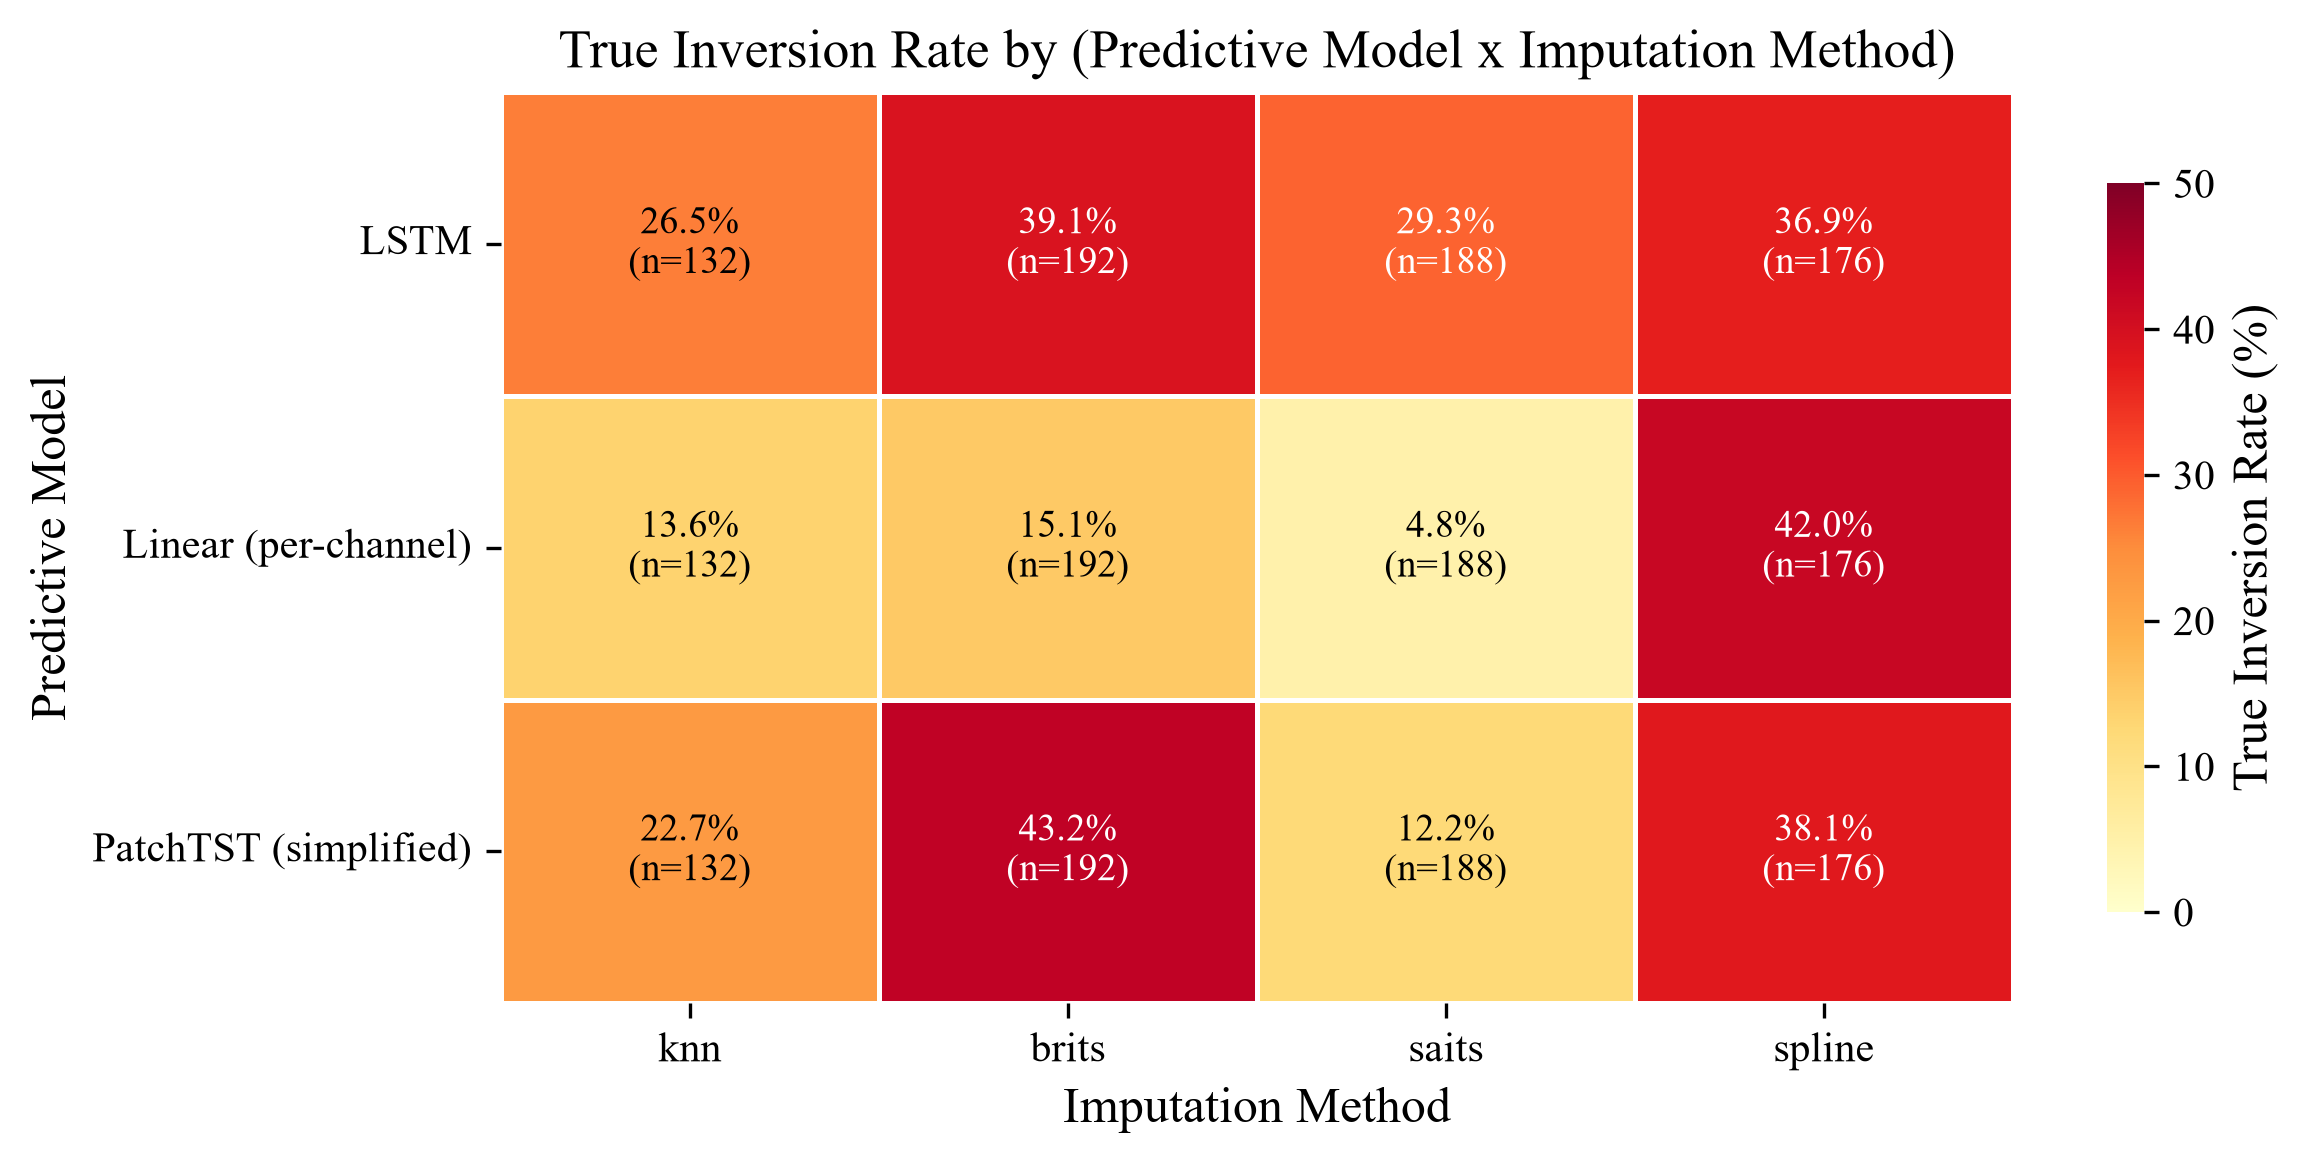

This figure's Python source:
# -*- coding: utf-8 -*-
"""
新图4：预测模型 × 插补方法 3×4 倒挂率热力图（替代原按缺失机制的箱线图）
- 审稿意见 5.4：正文 4.5 节称"倒挂集中于特定组合"，但表 3 只有各自边缘分布，
  缺少「预测模型 × 插补方法」交互图 → 本图直接展示每个组合的真倒挂率
  (τ<0 & ΔIE<0 & ΔFE>0 占该组合有效 τ 样本的比例)
- 数据源 results/seed42/tau_results.csv（有效 τ = 2064）
- 输出 PDF（矢量）+ PNG 到 photo/
"""

import matplotlib.pyplot as plt
import seaborn as sns
import pandas as pd
import numpy as np
from pathlib import Path

plt.rcParams.update(
    {
        "font.family": "Times New Roman",
        "font.size": 11,
        "axes.labelsize": 12,
        "axes.titlesize": 13,
        "legend.fontsize": 10,
        "xtick.labelsize": 10,
        "ytick.labelsize": 10,
        "figure.dpi": 300,
    }
)

BASE_DIR = Path(__file__).resolve().parent
REPO_ROOT = BASE_DIR.parent
ROOT = REPO_ROOT / "results"
OUT = BASE_DIR
OUT.mkdir(parents=True, exist_ok=True)

tau_df = pd.read_csv(ROOT / "seed42" / "tau_results.csv")
valid = tau_df.dropna(subset=["tau"]).copy()
valid["is_true_inv"] = (
    (valid["tau"] < 0) & (valid["delta_ie"] < 0) & (valid["delta_fe"] > 0)
)

# 行：预测模型（LSTM 靠上，对应正文关注）；列：插补方法（Mean 是 τ 的锚点基线，不在列中）
model_order = ["LSTM", "DLinear", "PatchTST"]
display_names = {
    "LSTM": "LSTM",
    "DLinear": "Linear (per-channel)",
    "PatchTST": "PatchTST (simplified)",
}
impute_order = ["knn", "brits", "saits", "spline"]

rate = valid.groupby(["model", "impute_method"])["is_true_inv"].mean().mul(100)
n_cell = valid.groupby(["model", "impute_method"])["is_true_inv"].count()

rate_mat = np.array([[rate.loc[m, im] for im in impute_order] for m in model_order])
n_mat = np.array([[n_cell.loc[m, im] for im in impute_order] for m in model_order])
overall = valid["is_true_inv"].mean() * 100

# vmax 动态跟随实际数据（向上取整到 10 的倍数，且不低于 50），避免最高的几个
# 组合因为顶到写死的色阶上限而被 clip 成同一种颜色、失去彼此的区分度——
# 而这几个组合恰恰是本图和图注想强调的"倒挂集中"的重点。
vmax = max(50, int(np.ceil(rate_mat.max() / 10.0)) * 10)

fig, ax = plt.subplots(figsize=(9, 4.6))
fig.subplots_adjust(left=0.20, right=0.90, top=0.88, bottom=0.22)

sns.heatmap(
    rate_mat,
    ax=ax,
    annot=False,
    cmap="YlOrRd",
    vmin=0,
    vmax=vmax,
    linewidths=0.8,
    linecolor="white",
    cbar_kws={"label": "True Inversion Rate (%)", "shrink": 0.8},
)

# 单元格内标注：倒挂率 + 样本数
# 文字黑/白按该单元格实际颜色的亮度自动判断对比度，而不是写死一个百分比
# 阈值——这样阈值不会因为上面 vmax 变化而错位。
cmap = plt.get_cmap("YlOrRd")
norm = plt.Normalize(vmin=0, vmax=vmax)
for i in range(len(model_order)):
    for j in range(len(impute_order)):
        r, g, b, _ = cmap(norm(rate_mat[i, j]))
        luminance = 0.299 * r + 0.587 * g + 0.114 * b
        ax.text(
            j + 0.5,
            i + 0.5,
            f"{rate_mat[i, j]:.1f}%\n(n={n_mat[i, j]})",
            ha="center",
            va="center",
            fontsize=9,
            color="black" if luminance > 0.6 else "white",
        )

ax.set_xticks(np.arange(len(impute_order)) + 0.5)
ax.set_xticklabels(impute_order)
ax.set_yticks(np.arange(len(model_order)) + 0.5)
ax.set_yticklabels([display_names[m] for m in model_order], rotation=0)
ax.set_xlabel("Imputation Method")
ax.set_ylabel("Predictive Model")
ax.set_title("True Inversion Rate by (Predictive Model x Imputation Method)")

# note = (
#     f"True inversion: tau<0 & delta_IE<0 & delta_FE>0. Mean is the tau baseline anchor, "
#     f"hence not a column. Overall inversion rate = {overall:.1f}% across {len(valid)} valid-tau samples. "
#     f"Inversion concentrates on specific combos: PatchTST (simplified)+brits {rate.loc['PatchTST','brits']:.1f}%, "
#     f"Linear (per-channel)+spline {rate.loc['DLinear','spline']:.1f}%, LSTM+brits {rate.loc['LSTM','brits']:.1f}%."
# )
# fig.text(0.01, 0.02, note, fontsize=7.5, va="bottom", ha="left", wrap=True)

fig.savefig(OUT / "fig4_inversion_heatmap.pdf", dpi=300, bbox_inches="tight")
fig.savefig(OUT / "fig4_inversion_heatmap.png", dpi=300, bbox_inches="tight")
plt.close(fig)

print("[OK] fig4 heatmap saved to", OUT)
print("model | " + " | ".join(impute_order))
for i, m in enumerate(model_order):
    print(
        f"{m} | "
        + " | ".join(f"{rate_mat[i, j]:.1f}%" for j in range(len(impute_order)))
    )
print(f"overall inversion rate = {overall:.2f}%")
